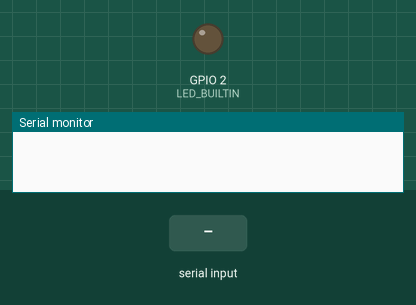
Recording of a sketch running on a simulated ESP32. Parts: output pins drawn as LEDs (lit = HIGH), the last lines printed to the serial monitor. The inputs (shaded band) are chosen by the test bench.

Above: at 1.2 s.
1.3 s: "T" received over Serial
At 1.8 s:
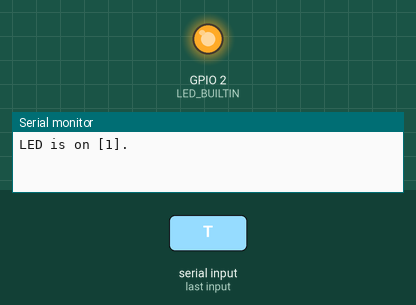
2.8 s: "F" received over Serial
At 4.2 s:
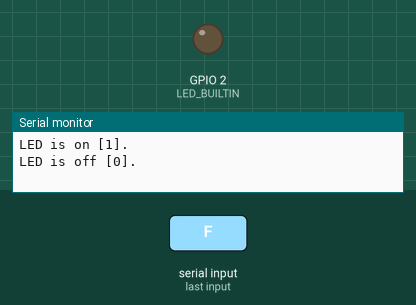
Timing chart, 0 to 5.8 s (numbered marks = the images above; inputs shaded):
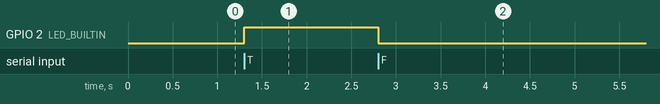

The sketch:

serial.ino
```cpp
char cmd = 0;

void setup() {
    // Enable serial
    Serial.begin(9600);
    while(!Serial);
    // Enable LED
    pinMode(LED_BUILTIN, OUTPUT);
}

void loop() {
    // contrl LED blink
    switch (cmd) {
    case 'T':
        digitalWrite(LED_BUILTIN, HIGH);
        Serial.printf("LED is on [%d].\n", digitalRead(LED_BUILTIN));
        cmd = 0;
        break;
    case 'F':
        digitalWrite(LED_BUILTIN, LOW);
        Serial.printf("LED is off [%d].\n", digitalRead(LED_BUILTIN));
        cmd = 0;
        break;
    case 'L':
        Serial.println("GPIO Read List: ");
        for (int i = 0; i < 21; i++) {
            Serial.printf("%d\t%d\n", i, digitalRead(i));
        }
        cmd = 0;
        break;
    default:
        break;
    }
}

void serialEvent(){
    cmd = Serial.read();
}
```

Measured:
- after the input at 1.3 s, GPIO 2 (LED_BUILTIN): LOW → HIGH at once
- after the input at 2.8 s, GPIO 2 (LED_BUILTIN): HIGH → LOW at once
